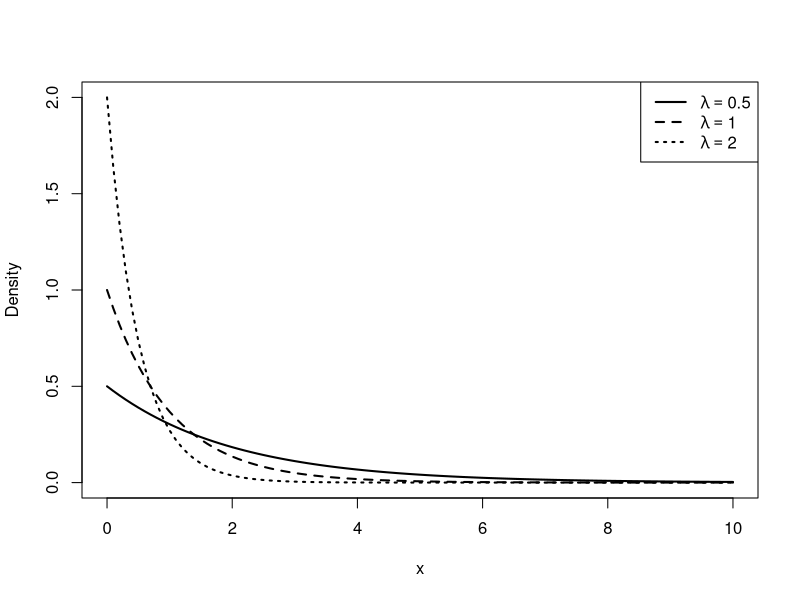
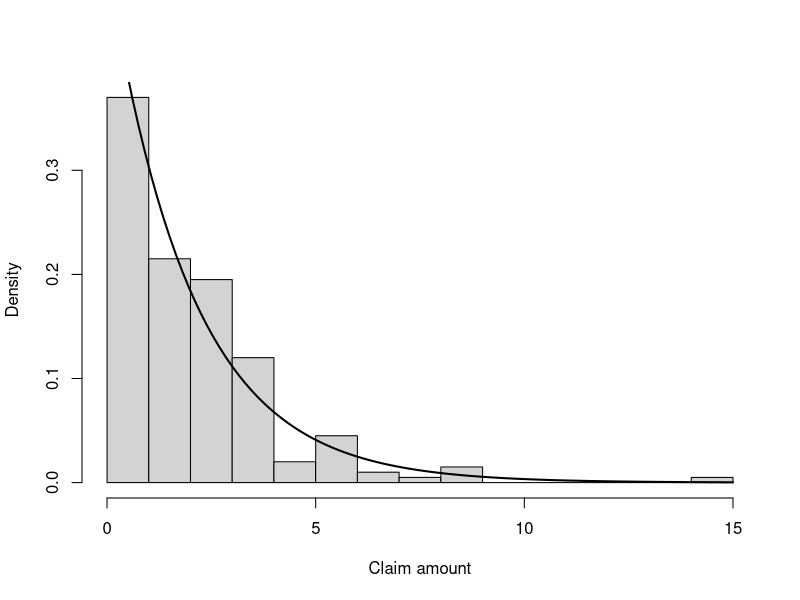
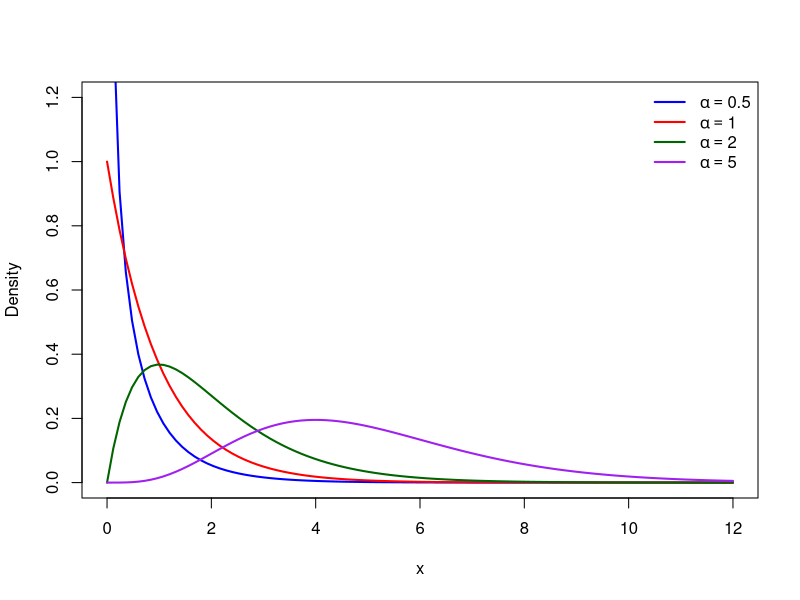
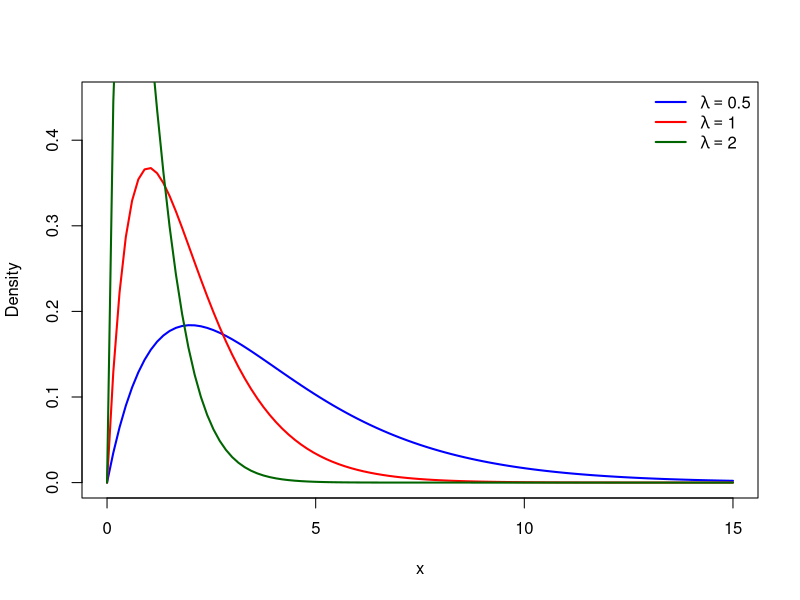
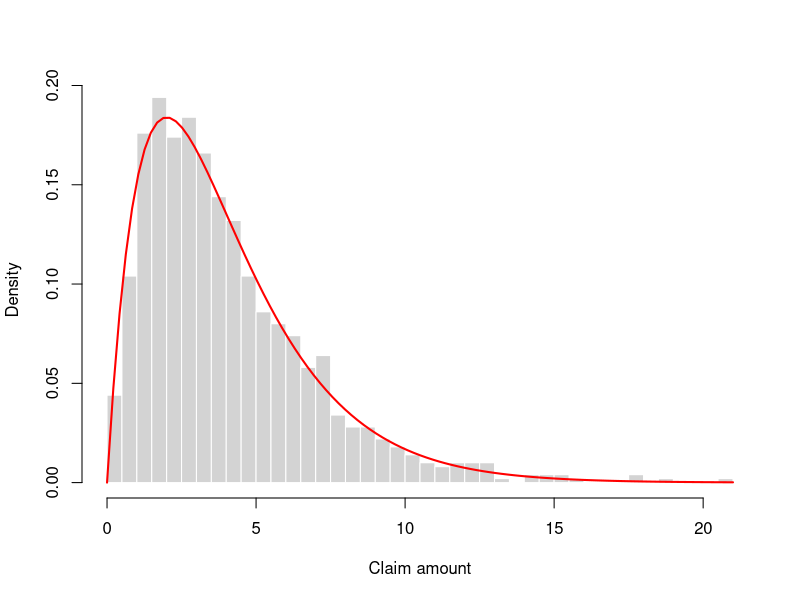
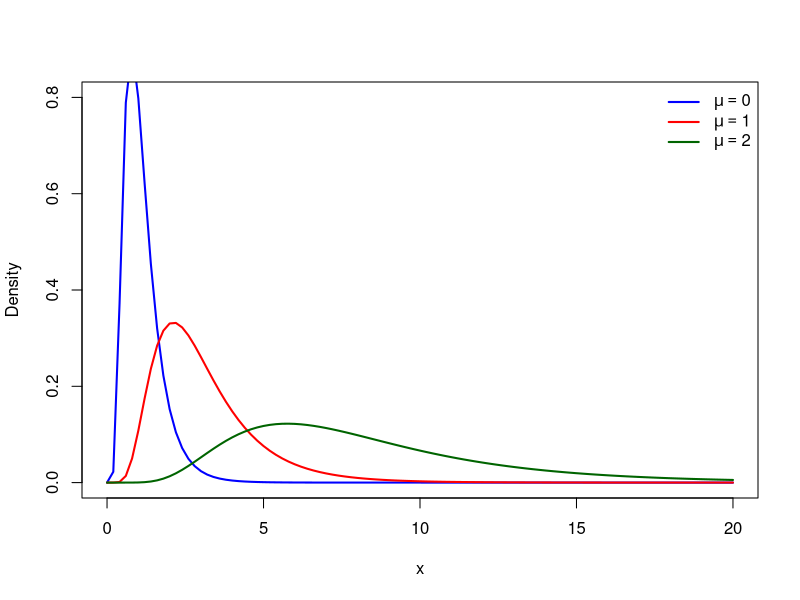
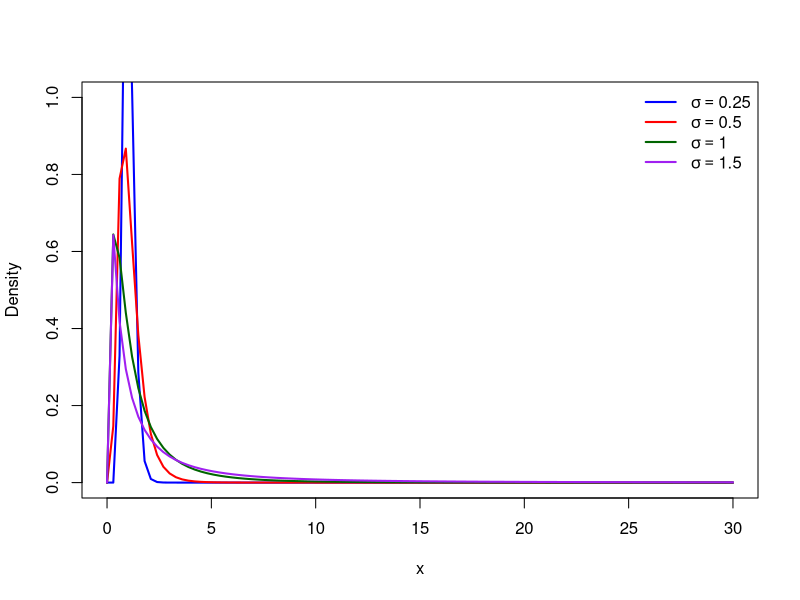
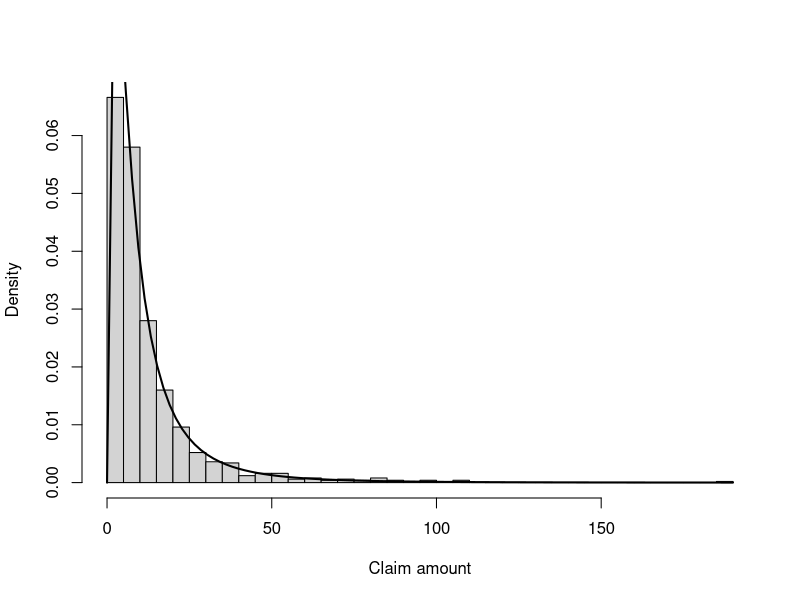

R code for these plots, in order:
## ---- chunk 1
#| label: fig-exp-density
#| fig-cap: "Probability density functions of the Exponential distribution for different values of the rate parameter."

curve(dexp(x, rate = 0.5),
      from = 0, to = 10,
      lwd = 2,
      ylim = c(0,2),
      xlab = "x",
      ylab = "Density")

curve(dexp(x, rate = 1),
      add = TRUE,
      lwd = 2,
      lty = 2)

curve(dexp(x, rate = 2),
      add = TRUE,
      lwd = 2,
      lty = 3)

legend("topright",
       legend = c(expression(lambda==0.5),
                  expression(lambda==1),
                  expression(lambda==2)),
       lty = c(1,2,3),
       lwd = 2)
## ---- chunk 2
#| label: exm-exp-simulation

set.seed(123)

x <- rexp(200, rate = 0.5)

head(x)
## ---- chunk 3
#| label: fig-exp-hist
#| fig-cap: "Histogram of a simulated sample from an Exponential distribution."

hist(x,
     probability = TRUE,
     breaks = 15,
     xlab = "Claim amount",
     main = "")

curve(dexp(x, rate = 0.5),
      from = 0,
      add = TRUE,
      lwd = 2)
## ---- chunk 4
#| label: fig-gamma-shape
#| fig-cap: "Gamma density functions for various values of the shape parameter."

curve(dgamma(x, shape = 0.5, rate = 1),
      from = 0, to = 12,
      ylim = c(0,1.2),
      lwd = 2,
      col = "blue",
      xlab = "x",
      ylab = "Density")

curve(dgamma(x, shape = 1, rate = 1),
      add = TRUE,
      lwd = 2,
      col = "red")

curve(dgamma(x, shape = 2, rate = 1),
      add = TRUE,
      lwd = 2,
      col = "darkgreen")

curve(dgamma(x, shape = 5, rate = 1),
      add = TRUE,
      lwd = 2,
      col = "purple")

legend("topright",
       legend = c(expression(alpha==0.5),
                  expression(alpha==1),
                  expression(alpha==2),
                  expression(alpha==5)),
       col = c("blue","red","darkgreen","purple"),
       lwd = 2,
       bty = "n")
## ---- chunk 5
#| label: fig-gamma-rate
#| fig-cap: "Gamma density functions for various values of the rate parameter."

curve(dgamma(x, shape = 2, rate = 0.5),
      from = 0, to = 15,
      ylim = c(0,0.45),
      lwd = 2,
      col = "blue",
      xlab = "x",
      ylab = "Density")

curve(dgamma(x, shape = 2, rate = 1),
      add = TRUE,
      lwd = 2,
      col = "red")

curve(dgamma(x, shape = 2, rate = 2),
      add = TRUE,
      lwd = 2,
      col = "darkgreen")

legend("topright",
       legend = c(expression(lambda==0.5),
                  expression(lambda==1),
                  expression(lambda==2)),
       col = c("blue","red","darkgreen"),
       lwd = 2,
       bty = "n")
## ---- chunk 6
set.seed(2026)

claims <- rgamma(1000,
                 shape = 2,
                 rate = 0.5)

head(claims)
summary(claims)
## ---- chunk 7
#| label: fig-gamma-simulation
#| fig-cap: "Simulated Gamma observations with theoretical density."

hist(claims,
     probability = TRUE,
     breaks = 30,
     col = "lightgray",
     border = "white",
     xlab = "Claim amount",
     main = "")

curve(dgamma(x,
             shape = 2,
             rate = 0.5),
      add = TRUE,
      col = "red",
      lwd = 2)
## ---- chunk 8
#| label: fig-lognormal-location
#| fig-cap: "Lognormal density functions for various values of the location parameter."

curve(dlnorm(x, meanlog = 0, sdlog = 0.5),
      from = 0, to = 20,
      ylim = c(0,0.8),
      lwd = 2,
      col = "blue",
      xlab = "x",
      ylab = "Density")

curve(dlnorm(x, meanlog = 1, sdlog = 0.5),
      add = TRUE,
      lwd = 2,
      col = "red")

curve(dlnorm(x, meanlog = 2, sdlog = 0.5),
      add = TRUE,
      lwd = 2,
      col = "darkgreen")

legend("topright",
       legend = c(expression(mu==0),
                  expression(mu==1),
                  expression(mu==2)),
       col = c("blue","red","darkgreen"),
       lwd = 2,
       bty = "n")
## ---- chunk 9
#| label: fig-lognormal-scale
#| fig-cap: "Lognormal density functions for various values of the scale parameter."

curve(dlnorm(x, meanlog = 0, sdlog = 0.25),
      from = 0, to = 30,
      ylim = c(0,1),
      lwd = 2,
      col = "blue",
      xlab = "x",
      ylab = "Density")

curve(dlnorm(x, meanlog = 0, sdlog = 0.5),
      add = TRUE,
      lwd = 2,
      col = "red")

curve(dlnorm(x, meanlog = 0, sdlog = 1),
      add = TRUE,
      lwd = 2,
      col = "darkgreen")

curve(dlnorm(x, meanlog = 0, sdlog = 1.5),
      add = TRUE,
      lwd = 2,
      col = "purple")

legend("topright",
       legend = c(expression(sigma==0.25),
                  expression(sigma==0.5),
                  expression(sigma==1),
                  expression(sigma==1.5)),
       col = c("blue","red","darkgreen","purple"),
       lwd = 2,
       bty = "n")
## ---- chunk 10
#| label: fig-lognormal-simulation
#| fig-cap: "Simulated claim amounts from a Lognormal distribution."

set.seed(123)

n <- 1000

claims <- rlnorm(n,
                 meanlog = 2,
                 sdlog = 1)

hist(claims,
     breaks = 40,
     probability = TRUE,
     xlab = "Claim amount",
     main = "")

curve(dlnorm(x,
             meanlog = 2,
             sdlog = 1),
      add = TRUE,
      lwd = 2)
